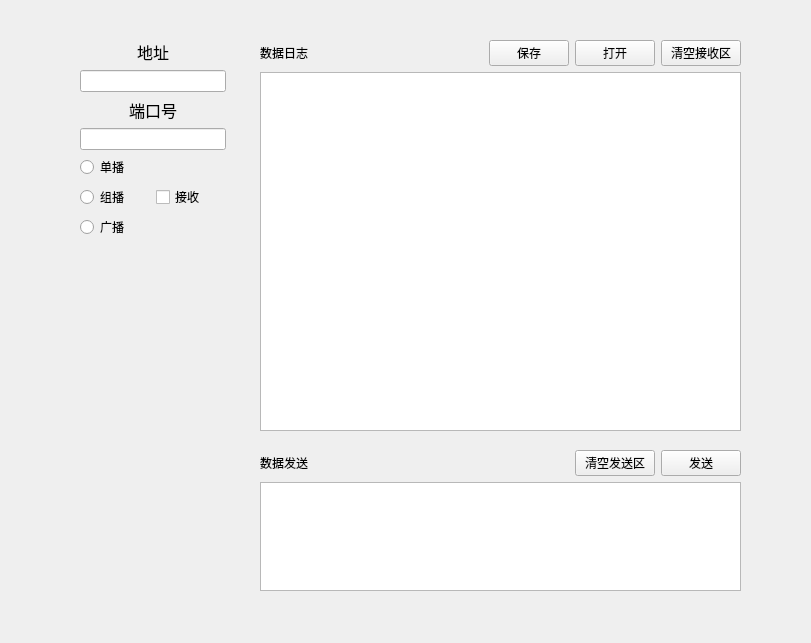
<?xml version="1.0" encoding="UTF-8"?>
<ui version="4.0">
 <class>Widget</class>
 <widget class="QWidget" name="Widget">
  <property name="geometry">
   <rect>
    <x>0</x>
    <y>0</y>
    <width>811</width>
    <height>643</height>
   </rect>
  </property>
  <property name="windowTitle">
   <string>Widget</string>
  </property>
  <property name="autoFillBackground">
   <bool>false</bool>
  </property>
  <widget class="QWidget" name="">
   <property name="geometry">
    <rect>
     <x>80</x>
     <y>40</y>
     <width>146</width>
     <height>199</height>
    </rect>
   </property>
   <layout class="QVBoxLayout" name="verticalLayout_3">
    <item>
     <layout class="QVBoxLayout" name="verticalLayout_2">
      <item>
       <widget class="QLabel" name="label">
        <property name="text">
         <string>&lt;html&gt;&lt;head/&gt;&lt;body&gt;&lt;p align=&quot;center&quot;&gt;&lt;span style=&quot; font-size:12pt;&quot;&gt;地址&lt;/span&gt;&lt;/p&gt;&lt;/body&gt;&lt;/html&gt;</string>
        </property>
       </widget>
      </item>
      <item>
       <widget class="QLineEdit" name="ipLineEdit"/>
      </item>
      <item>
       <widget class="QLabel" name="label_2">
        <property name="text">
         <string>&lt;html&gt;&lt;head/&gt;&lt;body&gt;&lt;p align=&quot;center&quot;&gt;&lt;span style=&quot; font-size:12pt;&quot;&gt;端口号&lt;/span&gt;&lt;/p&gt;&lt;/body&gt;&lt;/html&gt;</string>
        </property>
       </widget>
      </item>
      <item>
       <widget class="QLineEdit" name="portLineEdit"/>
      </item>
     </layout>
    </item>
    <item>
     <layout class="QHBoxLayout" name="horizontalLayout">
      <item>
       <layout class="QVBoxLayout" name="verticalLayout">
        <item>
         <widget class="QRadioButton" name="singleRB">
          <property name="text">
           <string>单播</string>
          </property>
         </widget>
        </item>
        <item>
         <widget class="QRadioButton" name="mulRB">
          <property name="text">
           <string>组播</string>
          </property>
         </widget>
        </item>
        <item>
         <widget class="QRadioButton" name="boardRB">
          <property name="text">
           <string>广播</string>
          </property>
         </widget>
        </item>
       </layout>
      </item>
      <item>
       <widget class="QCheckBox" name="recCheckBox">
        <property name="text">
         <string>接收</string>
        </property>
       </widget>
      </item>
     </layout>
    </item>
   </layout>
  </widget>
  <widget class="QWidget" name="">
   <property name="geometry">
    <rect>
     <x>260</x>
     <y>40</y>
     <width>481</width>
     <height>391</height>
    </rect>
   </property>
   <layout class="QVBoxLayout" name="verticalLayout_4">
    <item>
     <layout class="QHBoxLayout" name="horizontalLayout_2">
      <item>
       <widget class="QLabel" name="label_3">
        <property name="text">
         <string>&lt;html&gt;&lt;head/&gt;&lt;body&gt;&lt;p align=&quot;center&quot;&gt;数据日志&lt;/p&gt;&lt;/body&gt;&lt;/html&gt;</string>
        </property>
       </widget>
      </item>
      <item>
       <spacer name="horizontalSpacer">
        <property name="orientation">
         <enum>Qt::Horizontal</enum>
        </property>
        <property name="sizeHint" stdset="0">
         <size>
          <width>40</width>
          <height>20</height>
         </size>
        </property>
       </spacer>
      </item>
      <item>
       <widget class="QPushButton" name="saveRecvButton">
        <property name="text">
         <string>保存</string>
        </property>
       </widget>
      </item>
      <item>
       <widget class="QPushButton" name="openRecvButton">
        <property name="text">
         <string>打开</string>
        </property>
       </widget>
      </item>
      <item>
       <widget class="QPushButton" name="clearRecvButton">
        <property name="text">
         <string>清空接收区</string>
        </property>
       </widget>
      </item>
     </layout>
    </item>
    <item>
     <widget class="QTextEdit" name="recvTextEdit"/>
    </item>
   </layout>
  </widget>
  <widget class="QWidget" name="">
   <property name="geometry">
    <rect>
     <x>260</x>
     <y>450</y>
     <width>481</width>
     <height>141</height>
    </rect>
   </property>
   <layout class="QVBoxLayout" name="verticalLayout_5">
    <item>
     <layout class="QHBoxLayout" name="horizontalLayout_3">
      <item>
       <widget class="QLabel" name="label_4">
        <property name="text">
         <string>&lt;html&gt;&lt;head/&gt;&lt;body&gt;&lt;p align=&quot;center&quot;&gt;数据发送&lt;/p&gt;&lt;/body&gt;&lt;/html&gt;</string>
        </property>
       </widget>
      </item>
      <item>
       <spacer name="horizontalSpacer_2">
        <property name="orientation">
         <enum>Qt::Horizontal</enum>
        </property>
        <property name="sizeHint" stdset="0">
         <size>
          <width>40</width>
          <height>20</height>
         </size>
        </property>
       </spacer>
      </item>
      <item>
       <widget class="QPushButton" name="sendClearButton">
        <property name="text">
         <string>清空发送区</string>
        </property>
       </widget>
      </item>
      <item>
       <widget class="QPushButton" name="sendButton">
        <property name="text">
         <string>发送</string>
        </property>
       </widget>
      </item>
     </layout>
    </item>
    <item>
     <widget class="QTextEdit" name="sendTextEdit"/>
    </item>
   </layout>
  </widget>
 </widget>
 <resources/>
 <connections/>
</ui>
